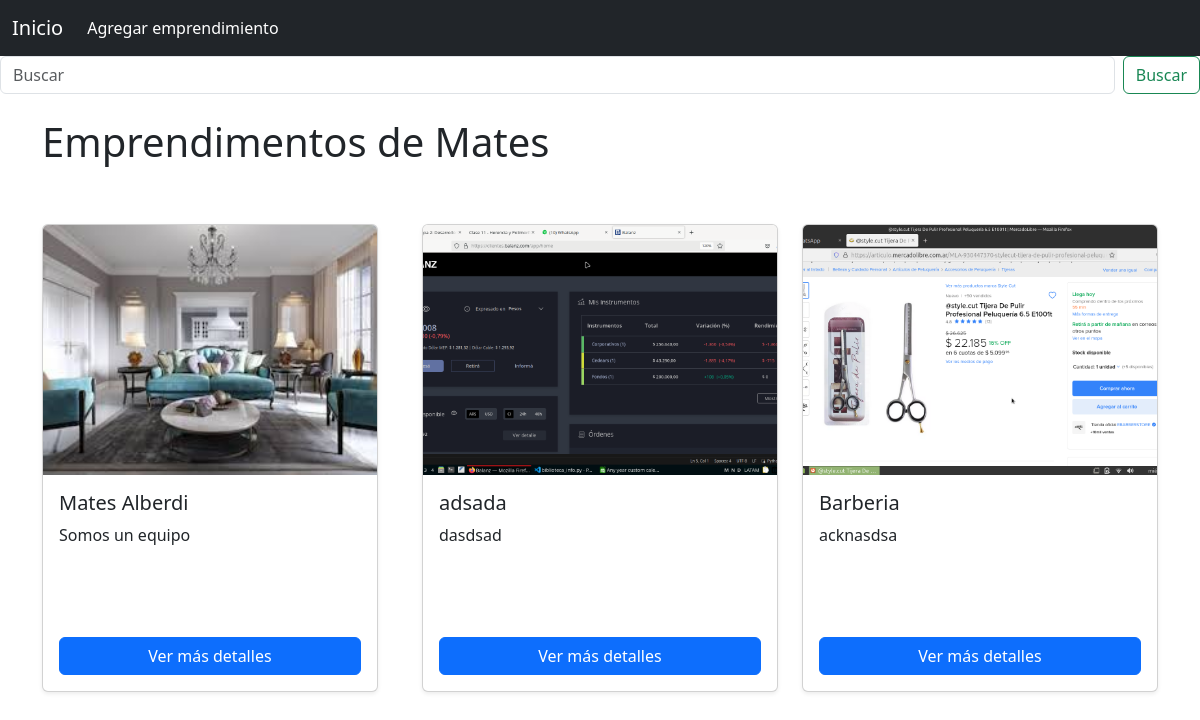
Screenshot of /categoria/20f6233b-890d-49f5-903b-4b1b2bd7447f/ with the database file from the repository.
### post/models.py (models this page shows, shortened)
class Category(models.Model):
    id = models.UUIDField(primary_key=True, default=uuid.uuid4, editable=False, unique=True)
    name = models.CharField(max_length=100)
    descripcion = models.TextField(default='Sin descripción disponible')
    imagen_seccion = models.ImageField(null=True, blank=True, default="default_image.png")

class Post(models.Model):
    titulo = models.CharField(max_length=200)
    descripcion = models.TextField()
    imagen_seccion = models.ImageField(null=True, blank=True, default="default_image.png")
    categoria = models.ForeignKey(Category, on_delete=models.CASCADE, default=None)  # Cambia esto temporalmente
    id = models.UUIDField(primary_key=True, default=uuid.uuid4, editable=False, unique=True)
    horario_atencion = models.CharField(max_length=100, blank=True)  # Horario de atención
    ubicacion = models.CharField(max_length=255, blank=True)  # Ubicación
    servicios = models.TextField(blank=True)  # Servicios ofrecidos (opcional)

### post/views.py (the view)
# urls.py: path('categoria/<uuid:categoria_id>/', views.post_list, name='post_list'),
def post_list(request, categoria_id):
    categoria = get_object_or_404(Category, id=categoria_id)
    posts = Post.objects.filter(categoria=categoria)
    context={'posts': posts, 'categoria': categoria}
    return render(request, 'post/post.html',context)

### post/templates/post/post.html (shortened to what this page needs)
{% extends 'main.html' %}
{% block content %}
<head>
  </head>
<form class="d-flex" role="search" method="GET" action="{% url 'buscar_posts' %}">
    <input class="form-control me-2" type="search" placeholder="Buscar" aria-label="Search" name="q">
    <button class="btn btn-outline-success" type="submit">Buscar</button>
  </form>
<div class="container mt-4">
    <h1>Emprendimentos de {{ categoria.name }}</h1>
    <div class="row">
        {% for post in posts %}
            <div class="col-md-4 d-flex align-items-stretch">
                <div class="card mb-4 shadow-sm h-100">
                    {% if post.imagen_seccion %}
                        <img src="{{ post.imagen_seccion.url }}" class="card-img-top post-image" alt="{{ post.titulo }}">
                    {% endif %}
                    <div class="card-body d-flex flex-column">
                        <h5 class="card-title">{{ post.titulo }}</h5>
                        <p class="card-text">{{ post.descripcion|truncatewords:20 }}</p>
                        <a href="{% url 'post_detail' post.id %}" class="btn btn-primary mt-auto">Ver más detalles</a>
                    </div>
                </div>
            </div>
        {% empty %}
            <div class="col">
                <p>No hay posts en esta categoría.</p>
            </div>
        {% endfor %}
    </div>
</div>
{% endblock content %}

### post/templates/post/post.html (style rules this page uses)
.post-image { width: 100%; height: 250px; object-fit: cover; }

### rows the page displays
Category: name "Mates"
Post: imagen_seccion (picture), titulo "Mates Alberdi", descripcion "Somos un equipo"
Post: imagen_seccion (picture), titulo "adsada", descripcion "dasdsad"
Post: imagen_seccion (picture), titulo "Barberia", descripcion "acknasdsa"
